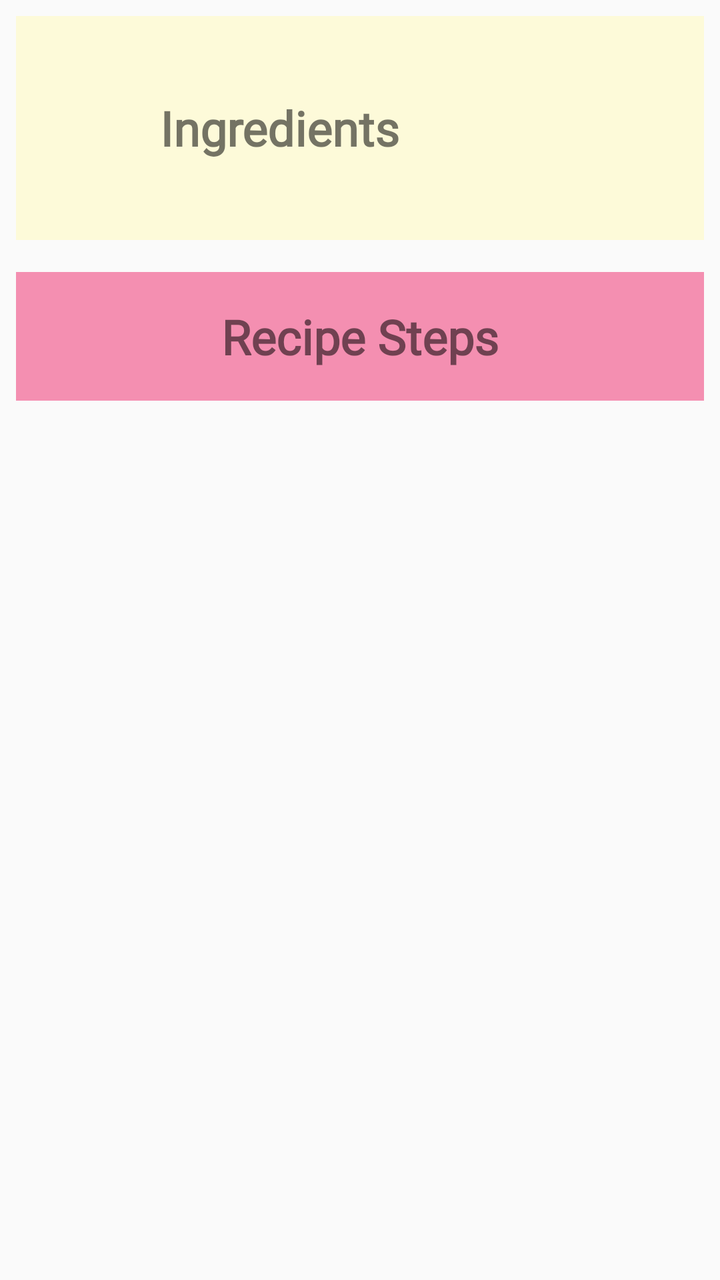
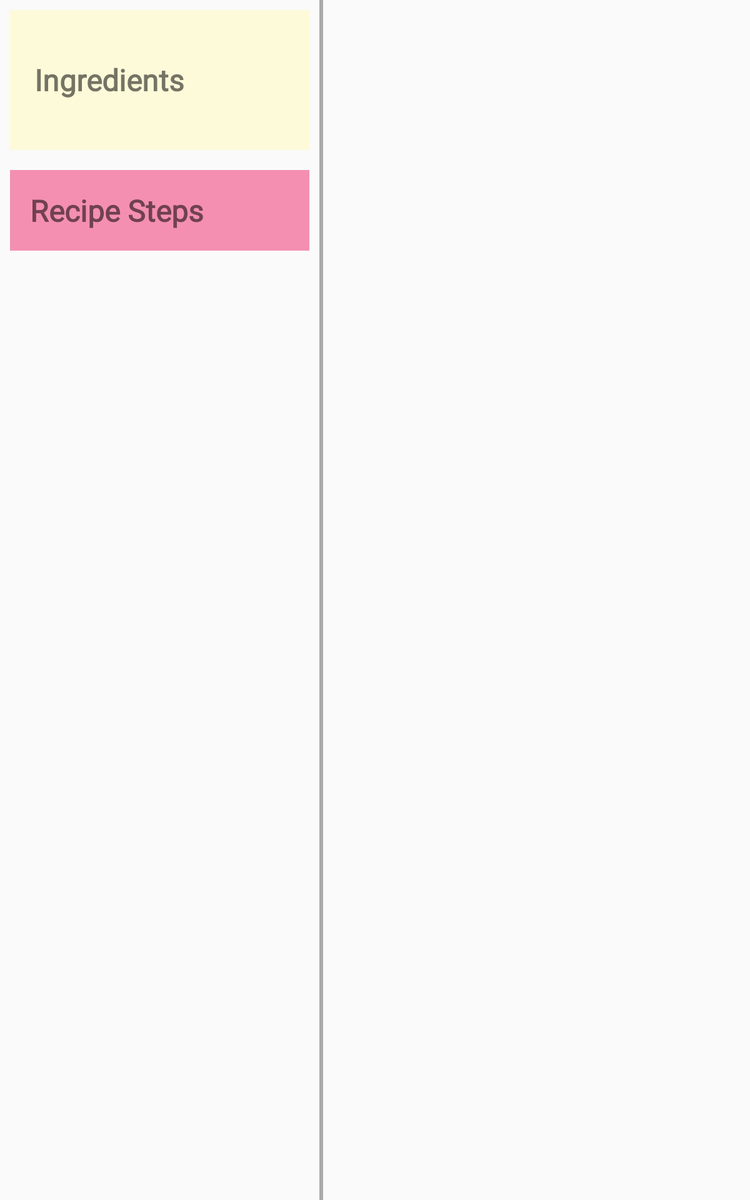

Compare how this app lays out the same screen by default and in its alternative resource folder. The renders come first, then the two layout files and the values they reference.
<!-- AndroidManifest.xml: application theme AppTheme -->
<!-- res/layout/activity_recipe_details.xml -->
<?xml version="1.0" encoding="utf-8"?>

<LinearLayout xmlns:android="http://schemas.android.com/apk/res/android"
    xmlns:app="http://schemas.android.com/apk/res-auto"
    xmlns:tools="http://schemas.android.com/tools"
    android:layout_width="match_parent"
    android:layout_height="match_parent"
    android:orientation="vertical"
    tools:context=".RecipeDetails">

    <RelativeLayout
        android:id="@+id/ingredients_button"
        android:layout_width="match_parent"
        android:layout_height="wrap_content"
        android:layout_margin="8dp"
        android:background="@color/SecondaryColorAccent"
        android:padding="16dp">

        <LinearLayout
            android:layout_width="wrap_content"
            android:layout_height="wrap_content"
            android:layout_centerInParent="true"
            android:orientation="horizontal">

            <TextView
                android:id="@+id/text"
                android:layout_width="wrap_content"
                android:layout_height="wrap_content"
                android:layout_gravity="center_vertical"
                android:text="@string/ingredients_label"
                android:textSize="24sp"
                android:textStyle="bold"
                app:fontFamily="@font/delius_swash_caps" />

            <ImageView
                android:layout_width="80dp"
                android:layout_height="80dp"
                android:layout_gravity="center"
                android:contentDescription="@string/ingredients_label"
                android:padding="8dp"
                android:src="@drawable/iconingredient" />
        </LinearLayout>
    </RelativeLayout>

    <TextView
        android:id="@+id/recipe_steps_label"
        android:layout_width="match_parent"
        android:layout_height="wrap_content"
        android:layout_gravity="center_vertical"
        android:layout_margin="8dp"
        android:background="@color/colorPrimary"
        android:gravity="center"
        android:padding="16dp"
        android:text="@string/recipe_steps_label"
        android:textSize="24sp"
        android:textStyle="bold"
        app:fontFamily="@font/delius_swash_caps" />

    <FrameLayout
        android:id="@+id/step_list_fragment_view"
        android:name="com.example.android.bakingrecipes.StepFragment"
        android:layout_width="match_parent"
        android:layout_height="match_parent"
        android:layout_margin="8dp" />

</LinearLayout>
<!-- resources referenced by this layout -->
<resources>
  <color name="SecondaryColorAccent">#fffdfad9</color>
  <color name="colorPrimary">#f48fb1</color>
  <string name="ingredients_label">Ingredients</string>
  <string name="recipe_steps_label">Recipe Steps</string>
  <style name="AppTheme" parent="Theme.AppCompat.Light.DarkActionBar">
          
          <item name="colorPrimary">@color/colorPrimary</item>
          <item name="colorPrimaryDark">@color/colorPrimaryDark</item>
          <item name="colorAccent">@color/colorAccent</item>
      </style>
  <color name="colorPrimaryDark">#bf5f82</color>
  <color name="colorAccent">#fad1df</color>
</resources>
<!-- res/layout-sw600dp/activity_recipe_details.xml (the repository's variant of the layout above) -->
<!-- drawn on a 7-inch tablet held upright -->
<?xml version="1.0" encoding="utf-8"?>

<LinearLayout xmlns:android="http://schemas.android.com/apk/res/android"
    xmlns:app="http://schemas.android.com/apk/res-auto"
    xmlns:tools="http://schemas.android.com/tools"
    android:layout_width="match_parent"
    android:layout_height="match_parent"
    android:baselineAligned="false"
    android:orientation="horizontal"
    tools:context=".RecipeDetails">

    <LinearLayout
        android:layout_width="0dp"
        android:layout_height="match_parent"
        android:layout_weight="1.5"
        android:orientation="vertical">

        <RelativeLayout
            android:id="@+id/ingredients_button"
            android:layout_width="match_parent"
            android:layout_height="wrap_content"
            android:layout_margin="8dp"
            android:background="@color/SecondaryColorAccent"
            android:padding="16dp">

            <LinearLayout
                android:layout_width="wrap_content"
                android:layout_height="wrap_content"
                android:layout_centerInParent="true"
                android:orientation="horizontal">

                <TextView
                    android:id="@+id/text"
                    android:layout_width="wrap_content"
                    android:layout_height="wrap_content"
                    android:layout_gravity="center_vertical"
                    android:text="@string/ingredients_label"
                    android:textSize="24sp"
                    android:textStyle="bold"
                    app:fontFamily="@font/delius_swash_caps" />

                <ImageView
                    android:layout_width="80dp"
                    android:layout_height="80dp"
                    android:layout_gravity="center"
                    android:contentDescription="@string/ingredients_label"
                    android:padding="8dp"
                    android:src="@drawable/iconingredient" />
            </LinearLayout>
        </RelativeLayout>

        <TextView
            android:id="@+id/recipe_steps_label"
            android:layout_width="match_parent"
            android:layout_height="wrap_content"
            android:layout_gravity="center_vertical"
            android:layout_margin="8dp"
            android:background="@color/colorPrimary"
            android:padding="16dp"
            android:text="@string/recipe_steps_label"
            android:textSize="24sp"
            android:textStyle="bold"
            app:fontFamily="@font/delius_swash_caps" />

        <FrameLayout
            android:id="@+id/step_list_fragment_view"
            android:name="com.example.android.bakingrecipes.StepFragment"
            android:layout_width="match_parent"
            android:layout_height="match_parent"
            android:layout_margin="8dp" />
    </LinearLayout>

    <View
        android:layout_width="3dp"
        android:layout_height="match_parent"
        android:background="@android:color/darker_gray" />

    <FrameLayout
        android:id="@+id/step_details_container"
        android:layout_width="0dp"
        android:layout_height="match_parent"
        android:layout_weight="2" />

</LinearLayout>
